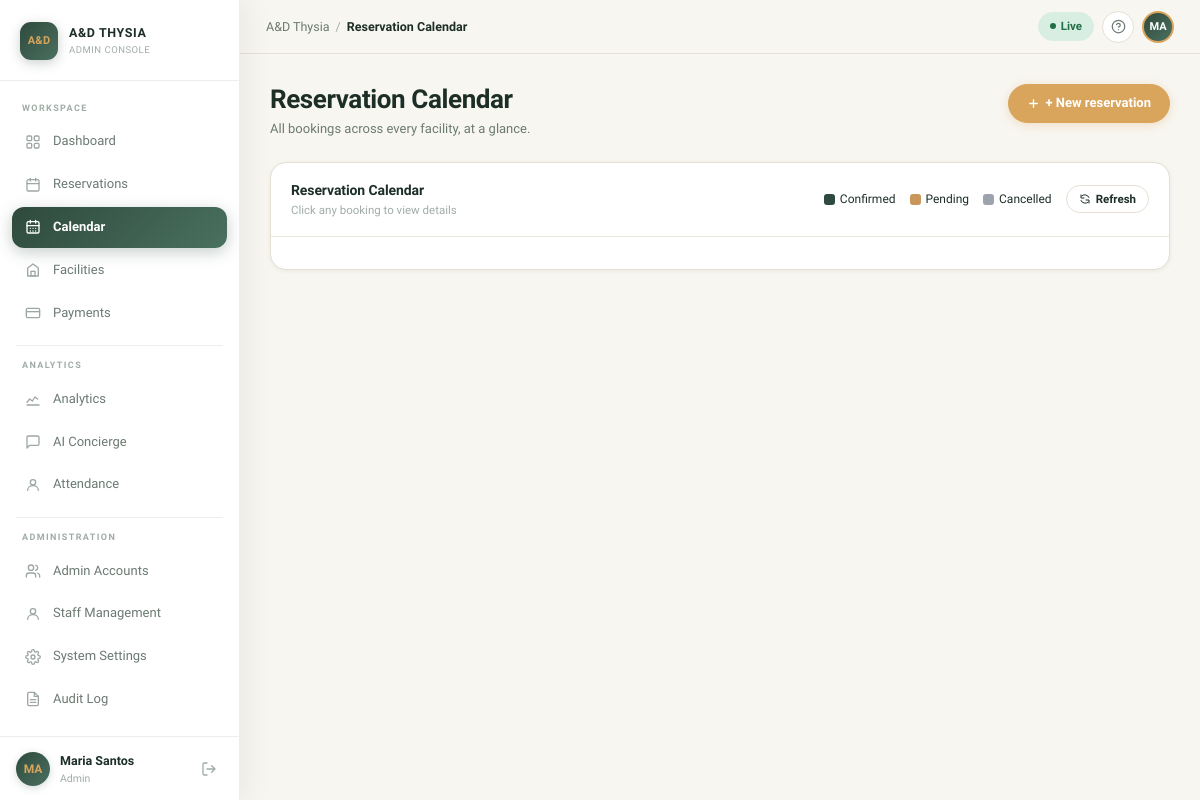
Page /admin/calendar (signed in) on the committed database.
### app/models.py (models this page shows, shortened)
class Account(UserMixin, db.Model):
    __tablename__ = 'accounts'
    id = db.Column(db.Integer, primary_key=True)
    username = db.Column(db.String(64), unique=True, nullable=False)
    email = db.Column(db.String(120), unique=True, nullable=False)
    password_hash = db.Column(db.String(256), nullable=False)
    first_name = db.Column(db.String(64), nullable=False)
    last_name = db.Column(db.String(64), nullable=False)
    role = db.Column(db.String(32), nullable=False, default='admin')  # admin, super_admin, staff, guest
    rfid_tag = db.Column(db.String(64), unique=True, nullable=True)
    status = db.Column(db.String(16), default='active')  # active, disabled
    created_at = db.Column(db.DateTime, default=datetime.utcnow)
    last_login = db.Column(db.DateTime, nullable=True)
    staff_profile = db.relationship(
        'Staff', backref='account', uselist=False,
        foreign_keys='Staff.account_id'
    )
    guest_profile = db.relationship(
        'Guest', backref='account', uselist=False,
        foreign_keys='Guest.account_id'
    )
    @property
    def full_name(self):
        return f"{self.first_name} {self.last_name}"
    @property
    def is_admin(self):
        return self.role in ('admin', 'super_admin')

### app/blueprints/admin/routes.py (the view)
@admin_bp.route('/calendar')
@login_required
@admin_required
def calendar():
    return render_template('admin/calendar.html')

### app/models.py (called while the page is built)
@login_manager.user_loader
def load_user(user_id):
    return Account.query.get(int(user_id))

### app/templates/admin/calendar.html (shortened to what this page needs)
{% extends "base.html" %}
{% block breadcrumb %}Reservation Calendar{% endblock %}
{% block content %}
<div class="page-header">
    <div class="page-header-left">
        <h1 class="page-title">Reservation Calendar</h1>
        <p class="page-subtitle">All bookings across every facility, at a glance.</p>
    </div>
    <div class="page-actions">
        <a href="{{ url_for('reservations.new') }}" class="btn btn-primary btn-pill">
            <svg width="13" height="13" fill="none" viewBox="0 0 24 24"><path d="M12 5v14M5 12h14" stroke="currentColor" stroke-width="2.5" stroke-linecap="round"/></svg>
            + New reservation
        </a>
    </div>
</div>
<div class="card">
    <div class="card-header">
        <div>
            <div class="card-title">Reservation Calendar</div>
            <div style="font-size:11.5px;color:var(--text-muted);">Click any booking to view details</div>
        </div>
        <div style="display:flex;align-items:center;gap:14px;flex-wrap:wrap;">
            <span style="display:flex;align-items:center;gap:5px;font-size:12px;">
                <span style="width:11px;height:11px;border-radius:3px;background:#2F4A42;display:inline-block;"></span> Confirmed
            </span>
            <span style="display:flex;align-items:center;gap:5px;font-size:12px;">
                <span style="width:11px;height:11px;border-radius:3px;background:#C9975A;display:inline-block;"></span> Pending
            </span>
            <span style="display:flex;align-items:center;gap:5px;font-size:12px;">
                <span style="width:11px;height:11px;border-radius:3px;background:#9ca3af;display:inline-block;"></span> Cancelled
            </span>
            <button onclick="refreshCalendar()" class="btn btn-sm btn-secondary btn-pill" style="font-size:11.5px;display:flex;align-items:center;gap:5px;">
                Refresh
            </button>
        </div>
    </div>
    <div class="card-body" style="padding:16px;">
    </div>
</div>
{% endblock %}
{% block scripts %}
<link rel="stylesheet" href="https://cdn.jsdelivr.net/npm/fullcalendar@6.1.11/index.global.min.css">
{% endblock %}

### app/templates/base.html (shortened to what this page needs)
<!DOCTYPE html>
<html lang="en">
<head>
    <link rel="stylesheet" href="{{ url_for('static', filename='css/main.css') }}">
</head>
<body>
{% if current_user.is_authenticated %}
<aside class="sidebar" id="sidebar">
    <div class="sidebar-logo">
        <div class="logo-chip">A&amp;D</div>
        <div class="logo-text">
            <span class="logo-title">A&amp;D THYSIA</span>
            <span class="logo-sub">Admin Console</span>
        </div>
    </div>
    <nav class="sidebar-nav">
        <div class="nav-section-label">Workspace</div>
        <ul class="nav-list">
            <li>
                <a href="{{ url_for('admin.overview') }}"
                   class="nav-item {% if request.endpoint == 'admin.overview' %}active{% endif %}">
                    <span class="nav-icon">
                    </span>
                    Dashboard
                </a>
            </li>
            <li>
                <a href="{{ url_for('reservations.index') }}"
                   class="nav-item {% if request.blueprint == 'reservations' %}active{% endif %}">
                    <span class="nav-icon">
                        <svg width="16" height="16" fill="none" viewBox="0 0 24 24">
                            <rect x="3" y="4" width="18" height="17" rx="2" stroke="currentColor" stroke-width="2"/>
                            <path d="M16 2v4M8 2v4M3 10h18" stroke="currentColor" stroke-width="2" stroke-linecap="round"/>
                        </svg>
                    </span>
                    Reservations
                </a>
            </li>
            <li>
                <a href="{{ url_for('admin.calendar') }}"
                   class="nav-item {% if request.endpoint == 'admin.calendar' %}active{% endif %}">
                    <span class="nav-icon">
                    </span>
                    Calendar
                </a>
            </li>
            <li>
                <a href="{{ url_for('facilities.index') }}"
                   class="nav-item {% if request.blueprint == 'facilities' %}active{% endif %}">
                    <span class="nav-icon">
                        <svg width="16" height="16" fill="none" viewBox="0 0 24 24">
                            <path d="M12 3L4 9v12h16V9L12 3z" stroke="currentColor" stroke-width="2" stroke-linejoin="round"/>
                            <rect x="9" y="14" width="6" height="7" stroke="currentColor" stroke-width="2"/>
                        </svg>
                    </span>
                    Facilities
                </a>
            </li>
            <li>
                <a href="{{ url_for('payments.index') }}"
                   class="nav-item {% if request.blueprint == 'payments' %}active{% endif %}">
                    <span class="nav-icon">
                        <svg width="16" height="16" fill="none" viewBox="0 0 24 24">
                            <rect x="2" y="5" width="20" height="14" rx="2" stroke="currentColor" stroke-width="2"/>
                            <path d="M2 10h20" stroke="currentColor" stroke-width="2"/>
                        </svg>
                    </span>
                    Payments
                </a>
            </li>
        </ul>
        <div class="nav-divider"></div>
        <div class="nav-section-label">Analytics</div>
        <ul class="nav-list">
            <li>
                <a href="{{ url_for('analytics.index') }}"
                   class="nav-item {% if request.blueprint == 'analytics' %}active{% endif %}">
                    <span class="nav-icon">
                        <svg width="16" height="16" fill="none" viewBox="0 0 24 24">
                            <path d="M3 17l4-5 4 3 4-6 4 3" stroke="currentColor" stroke-width="2" stroke-linecap="round" stroke-linejoin="round"/>
                            <path d="M3 21h18" stroke="currentColor" stroke-width="2" stroke-linecap="round"/>
                        </svg>
                    </span>
                    Analytics
                </a>
            </li>
            <li>
                <a href="{{ url_for('ai_concierge.index') }}"
                   class="nav-item {% if request.blueprint == 'ai_concierge' %}active{% endif %}">
                    <span class="nav-icon">
                        <svg width="16" height="16" fill="none" viewBox="0 0 24 24">
                            <path d="M21 15a2 2 0 01-2 2H7l-4 4V5a2 2 0 012-2h14a2 2 0 012 2z" stroke="currentColor" stroke-width="2" stroke-linejoin="round"/>
                        </svg>
                    </span>
                    AI Concierge
                </a>
            </li>
            <li>
                <a href="{{ url_for('attendance_payroll.index') }}"
                   class="nav-item {% if request.blueprint == 'attendance_payroll' %}active{% endif %}">
                    <span class="nav-icon">
                        <svg width="16" height="16" fill="none" viewBox="0 0 24 24">
                            <circle cx="12" cy="8" r="4" stroke="currentColor" stroke-width="2"/>
                            <path d="M4 20c0-4 3.6-7 8-7s8 3 8 7" stroke="currentColor" stroke-width="2" stroke-linecap="round"/>
                        </svg>
                    </span>
                    Attendance
                </a>
            </li>
        </ul>
        {% if current_user.is_admin %}
        <div class="nav-divider"></div>
        <div class="nav-section-label">Administration</div>
        <ul class="nav-list">
            <li>
                <a href="{{ url_for('accounts.index', tab='admins') }}"
                   class="nav-item {% if request.blueprint == 'accounts' and request.args.get('tab') != 'staff' and request.args.get('tab') != 'guests' %}active{% endif %}">
                    <span class="nav-icon">
                    </span>
                    Admin Accounts
                </a>
            </li>
            <li>
                <a href="{{ url_for('accounts.index', tab='staff') }}"
                   class="nav-item {% if request.blueprint == 'accounts' and request.args.get('tab') == 'staff' %}active{% endif %}">
                    <span class="nav-icon">
                        <svg width="16" height="16" fill="none" viewBox="0 0 24 24">
                            <circle cx="12" cy="8" r="4" stroke="currentColor" stroke-width="2"/>
                            <path d="M4 20c0-4 3.6-7 8-7s8 3 8 7" stroke="currentColor" stroke-width="2" stroke-linecap="round"/>
                        </svg>
                    </span>
                    Staff Management
                </a>
            </li>
            <li>
                <a href="{{ url_for('system.settings') }}"
                   class="nav-item {% if request.endpoint == 'system.settings' %}active{% endif %}">
                    <span class="nav-icon">
                    </span>
                    System Settings
                </a>
            </li>
            <li>
                <a href="{{ url_for('system.audit_log') }}"
                   class="nav-item {% if request.endpoint == 'system.audit_log' %}active{% endif %}">
                    <span class="nav-icon">
                    </span>
                    Audit Log
                </a>
            </li>
        </ul>
        {% endif %}
    </nav>
    <div class="sidebar-user">
        <div class="user-avatar">{{ current_user.full_name[:2].upper() }}</div>
        <div class="user-info">
            <span class="user-name">{{ current_user.full_name }}</span>
            <span class="user-role">{{ current_user.role.replace('_', ' ').title() }}</span>
        </div>
        <a href="{{ url_for('auth.logout') }}" class="user-menu-btn" title="Sign out"
           onclick="return confirm('Are you sure you want to sign out?')"
           style="text-decoration:none;">
            <svg width="16" height="16" fill="none" viewBox="0 0 24 24">
                <path d="M9 21H5a2 2 0 01-2-2V5a2 2 0 012-2h4M16 17l5-5-5-5M21 12H9"
                      stroke="currentColor" stroke-width="2" stroke-linecap="round" stroke-linejoin="round"/>
            </svg>
        </a>
    </div>
</aside>
<div class="main-wrapper">
    <header class="topbar">
        <div class="topbar-left">
            <nav class="breadcrumb" aria-label="Breadcrumb">
                <a href="{{ url_for('admin.overview') }}" class="breadcrumb-home">A&amp;D Thysia</a>
                <span class="breadcrumb-sep">/</span>
                <span class="breadcrumb-current">{% block breadcrumb %}Overview{% endblock %}</span>
            </nav>
        </div>
        <div class="topbar-right">
            <span class="live-pill">
                <span class="live-dot"></span> Live
            </span>
            <button class="topbar-icon-btn" title="Help" aria-label="Help">
                <svg width="15" height="15" fill="none" viewBox="0 0 24 24">
                    <circle cx="12" cy="12" r="10" stroke="currentColor" stroke-width="2"/>
                    <path d="M9 9a3 3 0 015.83 1c0 2-3 3-3 3" stroke="currentColor" stroke-width="2" stroke-linecap="round"/>
                    <circle cx="12" cy="17" r="1" fill="currentColor"/>
                </svg>
            </button>
            <div class="topbar-avatar">{{ current_user.full_name[:2].upper() }}</div>
        </div>
    </header>
    <main class="main-content">
        {% block content %}{% endblock %}
    </main>
</div>
{% else %}
{% block auth_content %}{% endblock %}
{% endif %}
{% block scripts %}{% endblock %}
</body>
</html>

### rows in the picture
Account: first_name+last_name "MA", full_name "Maria Santos", role.replace "Admin"
